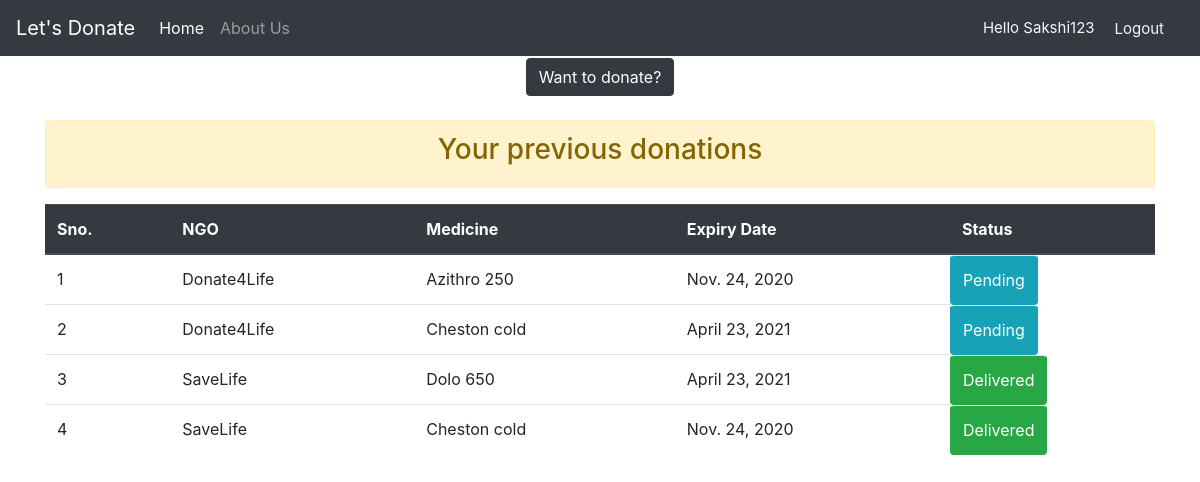
/donor_home/ (signed in), run on the app's committed database.
### medicine/models.py (models this page shows)
class Donations(models.Model):
    STATUS = (
        ('Pending','Pending'),
        ('Delivered','Delivered'),
    )
    donor = models.ForeignKey(Donor, on_delete = models.SET_NULL, null=True)
    ngo = models.ForeignKey(NGO, on_delete=models.SET_NULL, null=True)
    med_name = models.CharField(max_length=100, null=True)
    expiry_date = models.DateField(null=True)
    status = models.CharField(max_length = 200, null=True, choices=STATUS, default='Pending')

class NGO(models.Model):
    uname = models.OneToOneField(User, null=True, on_delete=models.CASCADE)
    phone = models.CharField(max_length = 200, null=True, blank=True)
    city = models.CharField(max_length=100, null=True, blank=True)
    def __str__(self):
        return self.uname.username

### medicine/views.py (the view)
# urls.py: path('donor_home/', views.donor_home, name='donor_home'),
def donor_home(request):
    donor = Donor.objects.get(uname=request.user)
    donations = donor.donations_set.all()
    context = {'donations':donations,'donor':donor}
    return render(request,'medicine/donor_home.html',context)

### medicine/templates/medicine/donor_home.html
{% extends 'medicine/base.html' %}
{% block content %}
{% include 'medicine/navbar.html' %}
    <div class="container">
        <h2 class="text-center"><a class="btn btn-dark" href="{% url 'donate' donor.id %}">Want to donate?</a></h2>
        <div class="alert alert-warning mt-4">
            <h3 class="text-center">Your previous donations</h3>
        </div>
        <table class="table">
            <thead class="thead-dark">
                <tr>
                    <th scope="col">Sno.</th>
                    <th scope="col">NGO</th>
                    <th scope="col">Medicine</th>
                    <th scope="col">Expiry Date</th>
                    <th scope="col">Status</th>
                </tr>
            </thead>
            <tbody>
                {% for donation in donations %}
                    <tr>
                        <td>{{forloop.counter}}</td>
                        <td>{{donation.ngo}}</td>
                        <td>{{donation.med_name}}</td>
                        <td>{{donation.expiry_date}}</td>
                        {% if donation.status == 'Pending' %}
                        <td class="btn btn-info">{{donation.status}}</td>
                        {% else %}
                        <td class="btn btn-success">{{donation.status}}</td>
                        {% endif %}
                    </tr>
                {% endfor %}
            </tbody>
        </table>
    </div>
{% endblock %}

### medicine/templates/medicine/base.html (shortened to what this page needs)
<!doctype html>
<html lang="en">
  <head>
    <link rel="stylesheet" href="https://stackpath.bootstrapcdn.com/bootstrap/4.4.1/css/bootstrap.min.css">
  </head>
  <body>
    {% block content %}
    {% endblock %}
  </body>
</html>

### medicine/templates/medicine/navbar.html (shortened to what this page needs)
  <nav class="navbar navbar-expand-lg navbar-dark bg-dark">
      <a class="navbar-brand" href="{% url 'home' %}">Let's Donate</a>
      <div class="collapse navbar-collapse" id="navbarNav">
        <ul class="navbar-nav">
          <li class="nav-item active">
            <a class="nav-link" href="{% url 'home' %}">Home </a>
          </li>
          <li class="nav-item">
            <a class="nav-link" href="#">About Us</a>
          </li>
        </ul>
      </div>
      {% if request.user.is_authenticated %}
      <span class="hello-user">Hello {{request.user|title}}</span>
      <span><a class="hello-user" href="{% url 'logout' %}">Logout</a></span>
      {% else %}
    <span><a class="hello-user" href="{% url 'login' %}">Login</a></span>
    <span><a class="hello-user" href="{% url 'register' %}">SignUp</a></span>
    {% endif %}
    </nav>

### medicine/templates/medicine/navbar.html (style rules this page uses)
.hello-user { font-size: 15px; color: aliceblue; margin-right: 20px; }

### data on the page
Donations: ngo "Donate4Life", med_name "Azithro 250", expiry_date "Nov. 24, 2020", status "Pending"
Donations: ngo "Donate4Life", med_name "Cheston cold", expiry_date "April 23, 2021", status "Pending"
Donations: ngo "SaveLife", med_name "Dolo 650", expiry_date "April 23, 2021", status "Delivered"
Donations: ngo "SaveLife", med_name "Cheston cold", expiry_date "Nov. 24, 2020", status "Delivered"

### other printed values
{{ request.user|title }} "Sakshi123"
